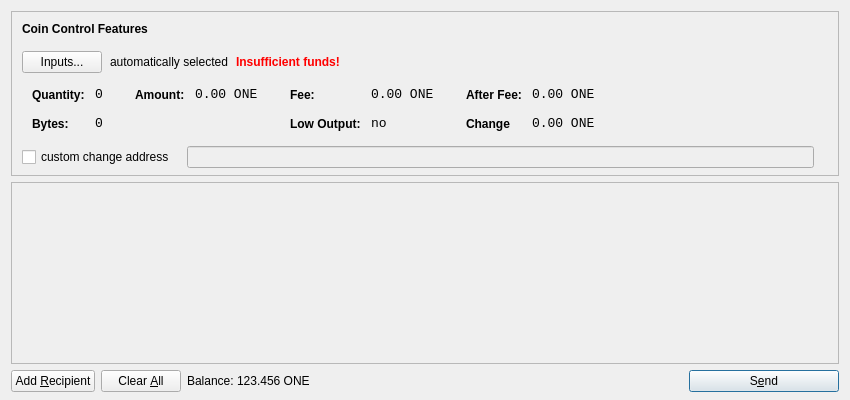
<?xml version="1.0" encoding="UTF-8"?>
<ui version="4.0">
 <class>SendCoinsDialog</class>
 <widget class="QDialog" name="SendCoinsDialog">
  <property name="geometry">
   <rect>
    <x>0</x>
    <y>0</y>
    <width>850</width>
    <height>400</height>
   </rect>
  </property>
  <property name="windowTitle">
   <string>Send Coins</string>
  </property>
  <layout class="QVBoxLayout" name="verticalLayout" stretch="0,1,0">
   <property name="bottomMargin">
    <number>8</number>
   </property>
   <item>
    <widget class="QFrame" name="frameCoinControl">
     <property name="sizePolicy">
      <sizepolicy hsizetype="Expanding" vsizetype="Expanding">
       <horstretch>0</horstretch>
       <verstretch>0</verstretch>
      </sizepolicy>
     </property>
     <property name="maximumSize">
      <size>
       <width>16777215</width>
       <height>16777215</height>
      </size>
     </property>
     <property name="frameShape">
      <enum>QFrame::StyledPanel</enum>
     </property>
     <property name="frameShadow">
      <enum>QFrame::Sunken</enum>
     </property>
     <layout class="QVBoxLayout" name="verticalLayoutCoinControl2">
      <property name="spacing">
       <number>-1</number>
      </property>
      <property name="leftMargin">
       <number>0</number>
      </property>
      <property name="topMargin">
       <number>0</number>
      </property>
      <property name="rightMargin">
       <number>0</number>
      </property>
      <property name="bottomMargin">
       <number>6</number>
      </property>
      <item>
       <layout class="QVBoxLayout" name="verticalLayoutCoinControl" stretch="0,0,0,0,1">
        <property name="spacing">
         <number>0</number>
        </property>
        <property name="leftMargin">
         <number>10</number>
        </property>
        <property name="topMargin">
         <number>10</number>
        </property>
        <item>
         <layout class="QHBoxLayout" name="horizontalLayoutCoinControl1">
          <property name="bottomMargin">
           <number>15</number>
          </property>
          <item>
           <widget class="QLabel" name="labelCoinControlFeatures">
            <property name="sizePolicy">
             <sizepolicy hsizetype="Preferred" vsizetype="Maximum">
              <horstretch>0</horstretch>
              <verstretch>0</verstretch>
             </sizepolicy>
            </property>
            <property name="font">
             <font>
              <weight>75</weight>
              <bold>true</bold>
             </font>
            </property>
            <property name="styleSheet">
             <string notr="true">font-weight:bold;</string>
            </property>
            <property name="text">
             <string>Coin Control Features</string>
            </property>
           </widget>
          </item>
         </layout>
        </item>
        <item>
         <layout class="QHBoxLayout" name="horizontalLayoutCoinControl2" stretch="0,0,0,0">
          <property name="spacing">
           <number>8</number>
          </property>
          <property name="bottomMargin">
           <number>10</number>
          </property>
          <item>
           <widget class="QPushButton" name="pushButtonCoinControl">
            <property name="styleSheet">
             <string notr="true"/>
            </property>
            <property name="text">
             <string>Inputs...</string>
            </property>
           </widget>
          </item>
          <item>
           <widget class="QLabel" name="labelCoinControlAutomaticallySelected">
            <property name="text">
             <string>automatically selected</string>
            </property>
            <property name="margin">
             <number>5</number>
            </property>
           </widget>
          </item>
          <item>
           <widget class="QLabel" name="labelCoinControlInsuffFunds">
            <property name="font">
             <font>
              <weight>75</weight>
              <bold>true</bold>
             </font>
            </property>
            <property name="styleSheet">
             <string notr="true">color:red;font-weight:bold;</string>
            </property>
            <property name="text">
             <string>Insufficient funds!</string>
            </property>
            <property name="margin">
             <number>5</number>
            </property>
           </widget>
          </item>
          <item>
           <spacer name="horizontalSpacerCoinControl">
            <property name="orientation">
             <enum>Qt::Horizontal</enum>
            </property>
            <property name="sizeHint" stdset="0">
             <size>
              <width>40</width>
              <height>1</height>
             </size>
            </property>
           </spacer>
          </item>
         </layout>
        </item>
        <item>
         <widget class="QWidget" name="widgetCoinControl" native="true">
          <property name="sizePolicy">
           <sizepolicy hsizetype="Preferred" vsizetype="Preferred">
            <horstretch>0</horstretch>
            <verstretch>0</verstretch>
           </sizepolicy>
          </property>
          <property name="minimumSize">
           <size>
            <width>0</width>
            <height>0</height>
           </size>
          </property>
          <property name="styleSheet">
           <string notr="true"/>
          </property>
          <layout class="QHBoxLayout" name="horizontalLayoutCoinControl5">
           <property name="margin">
            <number>0</number>
           </property>
           <item>
            <layout class="QHBoxLayout" name="horizontalLayoutCoinControl3" stretch="0,0,0,1">
             <property name="spacing">
              <number>20</number>
             </property>
             <property name="topMargin">
              <number>0</number>
             </property>
             <property name="bottomMargin">
              <number>10</number>
             </property>
             <item>
              <layout class="QFormLayout" name="formLayoutCoinControl1">
               <property name="horizontalSpacing">
                <number>10</number>
               </property>
               <property name="verticalSpacing">
                <number>14</number>
               </property>
               <property name="leftMargin">
                <number>10</number>
               </property>
               <property name="topMargin">
                <number>4</number>
               </property>
               <property name="rightMargin">
                <number>6</number>
               </property>
               <item row="0" column="0">
                <widget class="QLabel" name="labelCoinControlQuantityText">
                 <property name="styleSheet">
                  <string notr="true">font-weight:bold;</string>
                 </property>
                 <property name="text">
                  <string>Quantity:</string>
                 </property>
                 <property name="margin">
                  <number>0</number>
                 </property>
                </widget>
               </item>
               <item row="0" column="1">
                <widget class="QLabel" name="labelCoinControlQuantity">
                 <property name="font">
                  <font>
                   <family>Monospace</family>
                   <pointsize>10</pointsize>
                  </font>
                 </property>
                 <property name="cursor">
                  <cursorShape>IBeamCursor</cursorShape>
                 </property>
                 <property name="contextMenuPolicy">
                  <enum>Qt::ActionsContextMenu</enum>
                 </property>
                 <property name="text">
                  <string>0</string>
                 </property>
                 <property name="margin">
                  <number>0</number>
                 </property>
                 <property name="textInteractionFlags">
                  <set>Qt::LinksAccessibleByMouse|Qt::TextSelectableByKeyboard|Qt::TextSelectableByMouse</set>
                 </property>
                </widget>
               </item>
               <item row="1" column="0">
                <widget class="QLabel" name="labelCoinControlBytesText">
                 <property name="styleSheet">
                  <string notr="true">font-weight:bold;</string>
                 </property>
                 <property name="text">
                  <string>Bytes:</string>
                 </property>
                </widget>
               </item>
               <item row="1" column="1">
                <widget class="QLabel" name="labelCoinControlBytes">
                 <property name="font">
                  <font>
                   <family>Monospace</family>
                   <pointsize>10</pointsize>
                  </font>
                 </property>
                 <property name="cursor">
                  <cursorShape>IBeamCursor</cursorShape>
                 </property>
                 <property name="contextMenuPolicy">
                  <enum>Qt::ActionsContextMenu</enum>
                 </property>
                 <property name="text">
                  <string>0</string>
                 </property>
                 <property name="textInteractionFlags">
                  <set>Qt::LinksAccessibleByMouse|Qt::TextSelectableByKeyboard|Qt::TextSelectableByMouse</set>
                 </property>
                </widget>
               </item>
              </layout>
             </item>
             <item>
              <layout class="QFormLayout" name="formLayoutCoinControl2">
               <property name="horizontalSpacing">
                <number>10</number>
               </property>
               <property name="verticalSpacing">
                <number>14</number>
               </property>
               <property name="leftMargin">
                <number>6</number>
               </property>
               <property name="topMargin">
                <number>4</number>
               </property>
               <property name="rightMargin">
                <number>6</number>
               </property>
               <item row="0" column="0">
                <widget class="QLabel" name="labelCoinControlAmountText">
                 <property name="styleSheet">
                  <string notr="true">font-weight:bold;</string>
                 </property>
                 <property name="text">
                  <string>Amount:</string>
                 </property>
                 <property name="margin">
                  <number>0</number>
                 </property>
                </widget>
               </item>
               <item row="0" column="1">
                <widget class="QLabel" name="labelCoinControlAmount">
                 <property name="font">
                  <font>
                   <family>Monospace</family>
                   <pointsize>10</pointsize>
                  </font>
                 </property>
                 <property name="cursor">
                  <cursorShape>IBeamCursor</cursorShape>
                 </property>
                 <property name="contextMenuPolicy">
                  <enum>Qt::ActionsContextMenu</enum>
                 </property>
                 <property name="text">
                  <string notr="true">0.00 ONE</string>
                 </property>
                 <property name="textInteractionFlags">
                  <set>Qt::LinksAccessibleByMouse|Qt::TextSelectableByKeyboard|Qt::TextSelectableByMouse</set>
                 </property>
                </widget>
               </item>
              </layout>
             </item>
             <item>
              <layout class="QFormLayout" name="formLayoutCoinControl3">
               <property name="horizontalSpacing">
                <number>10</number>
               </property>
               <property name="verticalSpacing">
                <number>14</number>
               </property>
               <property name="leftMargin">
                <number>6</number>
               </property>
               <property name="topMargin">
                <number>4</number>
               </property>
               <property name="rightMargin">
                <number>6</number>
               </property>
               <item row="0" column="0">
                <widget class="QLabel" name="labelCoinControlFeeText">
                 <property name="styleSheet">
                  <string notr="true">font-weight:bold;</string>
                 </property>
                 <property name="text">
                  <string>Fee:</string>
                 </property>
                 <property name="margin">
                  <number>0</number>
                 </property>
                </widget>
               </item>
               <item row="0" column="1">
                <widget class="QLabel" name="labelCoinControlFee">
                 <property name="font">
                  <font>
                   <family>Monospace</family>
                   <pointsize>10</pointsize>
                  </font>
                 </property>
                 <property name="cursor">
                  <cursorShape>IBeamCursor</cursorShape>
                 </property>
                 <property name="contextMenuPolicy">
                  <enum>Qt::ActionsContextMenu</enum>
                 </property>
                 <property name="text">
                  <string notr="true">0.00 ONE</string>
                 </property>
                 <property name="textInteractionFlags">
                  <set>Qt::LinksAccessibleByMouse|Qt::TextSelectableByKeyboard|Qt::TextSelectableByMouse</set>
                 </property>
                </widget>
               </item>
               <item row="1" column="0">
                <widget class="QLabel" name="labelCoinControlLowOutputText">
                 <property name="styleSheet">
                  <string notr="true">font-weight:bold;</string>
                 </property>
                 <property name="text">
                  <string>Low Output:</string>
                 </property>
                </widget>
               </item>
               <item row="1" column="1">
                <widget class="QLabel" name="labelCoinControlLowOutput">
                 <property name="font">
                  <font>
                   <family>Monospace</family>
                   <pointsize>10</pointsize>
                  </font>
                 </property>
                 <property name="cursor">
                  <cursorShape>IBeamCursor</cursorShape>
                 </property>
                 <property name="contextMenuPolicy">
                  <enum>Qt::ActionsContextMenu</enum>
                 </property>
                 <property name="text">
                  <string>no</string>
                 </property>
                 <property name="textInteractionFlags">
                  <set>Qt::LinksAccessibleByMouse|Qt::TextSelectableByKeyboard|Qt::TextSelectableByMouse</set>
                 </property>
                </widget>
               </item>
              </layout>
             </item>
             <item>
              <layout class="QFormLayout" name="formLayoutCoinControl4">
               <property name="horizontalSpacing">
                <number>10</number>
               </property>
               <property name="verticalSpacing">
                <number>14</number>
               </property>
               <property name="leftMargin">
                <number>6</number>
               </property>
               <property name="topMargin">
                <number>4</number>
               </property>
               <property name="rightMargin">
                <number>6</number>
               </property>
               <item row="0" column="0">
                <widget class="QLabel" name="labelCoinControlAfterFeeText">
                 <property name="styleSheet">
                  <string notr="true">font-weight:bold;</string>
                 </property>
                 <property name="text">
                  <string>After Fee:</string>
                 </property>
                 <property name="margin">
                  <number>0</number>
                 </property>
                </widget>
               </item>
               <item row="0" column="1">
                <widget class="QLabel" name="labelCoinControlAfterFee">
                 <property name="font">
                  <font>
                   <family>Monospace</family>
                   <pointsize>10</pointsize>
                  </font>
                 </property>
                 <property name="cursor">
                  <cursorShape>IBeamCursor</cursorShape>
                 </property>
                 <property name="contextMenuPolicy">
                  <enum>Qt::ActionsContextMenu</enum>
                 </property>
                 <property name="text">
                  <string notr="true">0.00 ONE</string>
                 </property>
                 <property name="textInteractionFlags">
                  <set>Qt::LinksAccessibleByMouse|Qt::TextSelectableByKeyboard|Qt::TextSelectableByMouse</set>
                 </property>
                </widget>
               </item>
               <item row="1" column="0">
                <widget class="QLabel" name="labelCoinControlChangeText">
                 <property name="styleSheet">
                  <string notr="true">font-weight:bold;</string>
                 </property>
                 <property name="text">
                  <string>Change</string>
                 </property>
                </widget>
               </item>
               <item row="1" column="1">
                <widget class="QLabel" name="labelCoinControlChange">
                 <property name="font">
                  <font>
                   <family>Monospace</family>
                   <pointsize>10</pointsize>
                  </font>
                 </property>
                 <property name="cursor">
                  <cursorShape>IBeamCursor</cursorShape>
                 </property>
                 <property name="contextMenuPolicy">
                  <enum>Qt::ActionsContextMenu</enum>
                 </property>
                 <property name="text">
                  <string notr="true">0.00 ONE</string>
                 </property>
                 <property name="textInteractionFlags">
                  <set>Qt::LinksAccessibleByMouse|Qt::TextSelectableByKeyboard|Qt::TextSelectableByMouse</set>
                 </property>
                </widget>
               </item>
              </layout>
             </item>
            </layout>
           </item>
          </layout>
         </widget>
        </item>
        <item>
         <layout class="QHBoxLayout" name="horizontalLayoutCoinControl4" stretch="0,0,0">
          <property name="spacing">
           <number>12</number>
          </property>
          <property name="sizeConstraint">
           <enum>QLayout::SetDefaultConstraint</enum>
          </property>
          <property name="topMargin">
           <number>5</number>
          </property>
          <property name="rightMargin">
           <number>5</number>
          </property>
          <item>
           <widget class="QCheckBox" name="checkBoxCoinControlChange">
            <property name="text">
             <string>custom change address</string>
            </property>
           </widget>
          </item>
          <item>
           <widget class="QLineEdit" name="lineEditCoinControlChange">
            <property name="enabled">
             <bool>false</bool>
            </property>
            <property name="sizePolicy">
             <sizepolicy hsizetype="Expanding" vsizetype="Fixed">
              <horstretch>0</horstretch>
              <verstretch>0</verstretch>
             </sizepolicy>
            </property>
           </widget>
          </item>
          <item>
           <widget class="QLabel" name="labelCoinControlChangeLabel">
            <property name="sizePolicy">
             <sizepolicy hsizetype="Preferred" vsizetype="Expanding">
              <horstretch>0</horstretch>
              <verstretch>0</verstretch>
             </sizepolicy>
            </property>
            <property name="minimumSize">
             <size>
              <width>0</width>
              <height>0</height>
             </size>
            </property>
            <property name="text">
             <string/>
            </property>
            <property name="margin">
             <number>3</number>
            </property>
           </widget>
          </item>
         </layout>
        </item>
        <item>
         <spacer name="verticalSpacerCoinControl">
          <property name="orientation">
           <enum>Qt::Vertical</enum>
          </property>
          <property name="sizeHint" stdset="0">
           <size>
            <width>800</width>
            <height>1</height>
           </size>
          </property>
         </spacer>
        </item>
       </layout>
      </item>
     </layout>
    </widget>
   </item>
   <item>
    <widget class="QScrollArea" name="scrollArea">
     <property name="widgetResizable">
      <bool>true</bool>
     </property>
     <widget class="QWidget" name="scrollAreaWidgetContents">
      <property name="geometry">
       <rect>
        <x>0</x>
        <y>0</y>
        <width>830</width>
        <height>165</height>
       </rect>
      </property>
      <layout class="QVBoxLayout" name="verticalLayout_2">
       <property name="margin">
        <number>0</number>
       </property>
       <item>
        <layout class="QVBoxLayout" name="entries">
         <property name="spacing">
          <number>6</number>
         </property>
        </layout>
       </item>
       <item>
        <spacer name="verticalSpacer">
         <property name="orientation">
          <enum>Qt::Vertical</enum>
         </property>
         <property name="sizeHint" stdset="0">
          <size>
           <width>20</width>
           <height>40</height>
          </size>
         </property>
        </spacer>
       </item>
      </layout>
     </widget>
    </widget>
   </item>
   <item>
    <layout class="QHBoxLayout" name="horizontalLayout">
     <item>
      <widget class="QPushButton" name="addButton">
       <property name="toolTip">
        <string>Send to multiple recipients at once</string>
       </property>
       <property name="text">
        <string>Add &amp;Recipient</string>
       </property>
       <property name="autoDefault">
        <bool>false</bool>
       </property>
      </widget>
     </item>
     <item>
      <widget class="QPushButton" name="clearButton">
       <property name="sizePolicy">
        <sizepolicy hsizetype="Minimum" vsizetype="Fixed">
         <horstretch>0</horstretch>
         <verstretch>0</verstretch>
        </sizepolicy>
       </property>
       <property name="toolTip">
        <string>Remove all transaction fields</string>
       </property>
       <property name="text">
        <string>Clear &amp;All</string>
       </property>
       <property name="autoRepeatDelay">
        <number>300</number>
       </property>
       <property name="autoDefault">
        <bool>false</bool>
       </property>
      </widget>
     </item>
     <item>
      <layout class="QHBoxLayout" name="horizontalLayout_2">
       <property name="spacing">
        <number>3</number>
       </property>
       <item>
        <widget class="QLabel" name="label">
         <property name="sizePolicy">
          <sizepolicy hsizetype="Preferred" vsizetype="Fixed">
           <horstretch>0</horstretch>
           <verstretch>0</verstretch>
          </sizepolicy>
         </property>
         <property name="text">
          <string>Balance:</string>
         </property>
        </widget>
       </item>
       <item>
        <widget class="QLabel" name="labelBalance">
         <property name="sizePolicy">
          <sizepolicy hsizetype="Preferred" vsizetype="Fixed">
           <horstretch>0</horstretch>
           <verstretch>0</verstretch>
          </sizepolicy>
         </property>
         <property name="cursor">
          <cursorShape>IBeamCursor</cursorShape>
         </property>
         <property name="text">
          <string notr="true">123.456 ONE</string>
         </property>
         <property name="textInteractionFlags">
          <set>Qt::LinksAccessibleByMouse|Qt::TextSelectableByKeyboard|Qt::TextSelectableByMouse</set>
         </property>
        </widget>
       </item>
      </layout>
     </item>
     <item>
      <spacer name="horizontalSpacer">
       <property name="orientation">
        <enum>Qt::Horizontal</enum>
       </property>
       <property name="sizeHint" stdset="0">
        <size>
         <width>40</width>
         <height>20</height>
        </size>
       </property>
      </spacer>
     </item>
     <item>
      <widget class="QPushButton" name="sendButton">
       <property name="minimumSize">
        <size>
         <width>150</width>
         <height>0</height>
        </size>
       </property>
       <property name="toolTip">
        <string>Confirm the send action</string>
       </property>
       <property name="text">
        <string>S&amp;end</string>
       </property>
       <property name="icon">
        <iconset resource="../bitcoin.qrc">
         <normaloff>:/icons/send</normaloff>:/icons/send</iconset>
       </property>
       <property name="default">
        <bool>true</bool>
       </property>
      </widget>
     </item>
    </layout>
   </item>
  </layout>
 </widget>
 <resources>
  <include location="../bitcoin.qrc"/>
 </resources>
 <connections/>
</ui>
